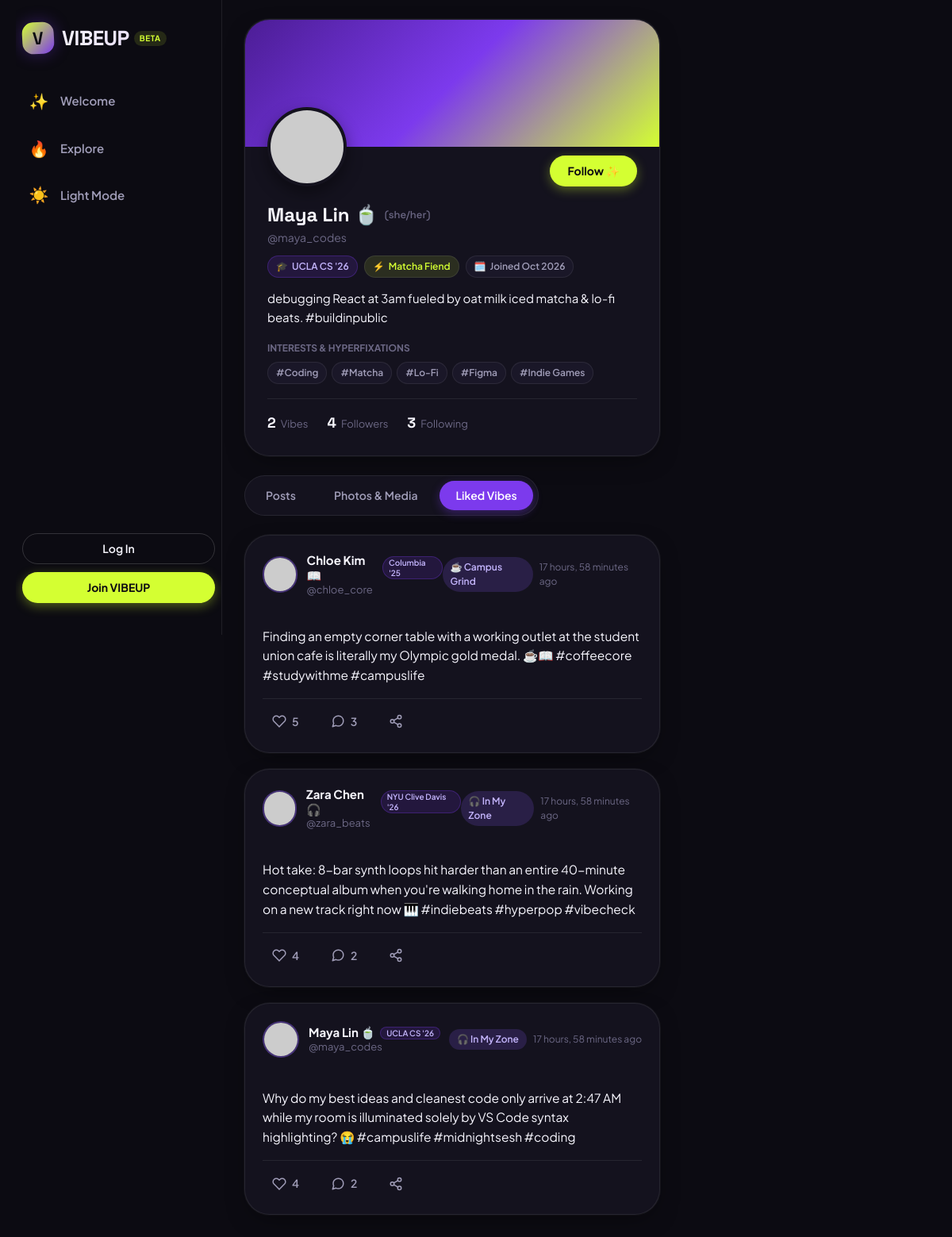
/profile/maya_codes/?tab=likes, run on the app's committed database.
### core/models.py (models this page shows, shortened)
class Profile(models.Model):
    THEME_CHOICES = [
        ('dark', 'Dark Theme'),
        ('light', 'Light Theme'),
    ]
    user = models.OneToOneField(User, on_delete=models.CASCADE, related_name='profile')
    display_name = models.CharField(max_length=60, blank=True)
    avatar = models.ImageField(upload_to='avatars/', blank=True, null=True)
    bio = models.TextField(max_length=300, blank=True)
    pronouns = models.CharField(max_length=30, blank=True, default='')
    campus = models.CharField(max_length=100, blank=True, default='', help_text="e.g. NYU '26, UCLA Design")
    interests = models.CharField(max_length=250, blank=True, default='', help_text="Comma-separated interests")
    vibe_tag = models.CharField(max_length=50, blank=True, default='Vibe Architect')
    website = models.URLField(max_length=200, blank=True, default='')
    theme_preference = models.CharField(max_length=10, choices=THEME_CHOICES, default='dark')
    created_at = models.DateTimeField(auto_now_add=True)
    def get_display_name(self):
        return self.display_name.strip() if self.display_name else self.user.username
    def get_avatar_url(self):
        if self.avatar:
            try:
                return self.avatar.url
            except Exception:
                pass
        encoded = urllib.parse.quote(self.user.username)
        return f"https://api.dicebear.com/7.x/bottts-neutral/svg?seed={encoded}&backgroundColor=b6e3f4,c0aede,d1d4f9,ffd5dc,ffdfbf"
    def get_interests_list(self):
        if not self.interests:
            return []
        return [item.strip() for item in self.interests.split(',') if item.strip()]
    @property
    def posts_count(self):
        return self.user.posts.count()
    @property
    def followers_count(self):
        return self.user.follower_set.count()
    @property
    def following_count(self):
        return self.user.following_set.count()

class Post(models.Model):
    MOOD_CHOICES = [
        ('', '✨ No Mood Tag'),
        ('🎧 In My Zone', '🎧 In My Zone'),
        ('☕ Campus Grind', '☕ Campus Grind'),
        ('💀 Brain Rot', '💀 Brain Rot'),
        ('✨ Feeling Iconic', '✨ Feeling Iconic'),
        ('🌙 Midnight Musings', '🌙 Midnight Musings'),
        ('⚡ Unhinged Energy', '⚡ Unhinged Energy'),
        ('🍕 Late Night Craving', '🍕 Late Night Craving'),
        ('🎨 Creative Surge', '🎨 Creative Surge'),
    ]
    author = models.ForeignKey(User, on_delete=models.CASCADE, related_name='posts')
    content = models.TextField(max_length=1000)
    image = models.ImageField(upload_to='posts/', blank=True, null=True)
    mood = models.CharField(max_length=50, choices=MOOD_CHOICES, blank=True, default='')
    created_at = models.DateTimeField(auto_now_add=True, db_index=True)
    updated_at = models.DateTimeField(auto_now=True)
    class Meta:
        ordering = ['-created_at']
    @property
    def likes_count(self):
        return self.likes.count()
    @property
    def comments_count(self):
        return self.comments.count()

### core/views.py (the view)
def profile_view(request, username):
    target_user = get_object_or_404(User.objects.select_related('profile'), username=username)
    profile = target_user.profile
    tab = request.GET.get('tab', 'posts')  # 'posts', 'likes', 'media'
    if tab == 'likes':
        liked_post_ids = target_user.likes.values_list('post_id', flat=True)
        posts_qs = Post.objects.filter(id__in=liked_post_ids).select_related('author', 'author__profile')
    elif tab == 'media':
        posts_qs = target_user.posts.filter(image__isnull=False).exclude(image='').select_related('author', 'author__profile')
    else:
        posts_qs = target_user.posts.select_related('author', 'author__profile')
    paginator = Paginator(posts_qs, 9)
    page_number = request.GET.get('page', 1)
    posts = paginator.get_page(page_number)
    is_following = False
    if request.user.is_authenticated:
        is_following = profile.is_followed_by(request.user)
        user_liked_post_ids = set(Like.objects.filter(user=request.user, post__in=posts).values_list('post_id', flat=True))
        for p in posts:
            p.has_liked = p.id in user_liked_post_ids
    context = {
        'target_user': target_user,
        'profile': profile,
        'posts': posts,
        'tab': tab,
        'is_following': is_following,
        'is_self': request.user == target_user,
    }
    return render(request, 'profile/profile.html', context)

### core/context_processors.py (called while the page is built, shortened)
def vibeup_context(request):
    context = {
        'APP_NAME': 'VIBEUP',
        'APP_TAGLINE': 'Your people. Your chaos. Your corner of the internet.',
        'unread_notifications_count': 0,
        'user_theme': 'dark',
    }
    return context

### templates/profile/profile.html (shortened to what this page needs)
{% extends 'base.html' %}
{% load static %}
{% block content %}
<div class="profile-hero">
  <div class="profile-banner"></div>
  <div class="profile-body">
    <div class="profile-avatar-row">
      <img src="{{ profile.get_avatar_url }}" alt="{{ target_user.username }}" class="profile-avatar-lg">
      <div class="profile-action-btns">
        {% if is_self %}
          <a href="{% url 'settings' %}" class="btn-pill-outline">
            ⚙️ Edit Vibe
          </a>
        {% else %}
          {% if user.is_authenticated %}
            <button type="button" class="btn-follow btn-pill-primary {% if is_following %}following{% endif %}" data-username="{{ target_user.username }}">
              <span class="follow-text">{% if is_following %}Following{% else %}Follow ✨{% endif %}</span>
            </button>
          {% else %}
            <a href="{% url 'login' %}?next={{ request.path }}" class="btn-pill-primary">
              Follow ✨
            </a>
          {% endif %}
        {% endif %}
      </div>
    </div>
    <div class="profile-names">
      <h1 class="profile-display-name">
        <span>{{ profile.get_display_name }}</span>
        {% if profile.pronouns %}
          <span style="font-size: 13px; font-weight: 500; color: var(--text-muted);">({{ profile.pronouns }})</span>
        {% endif %}
      </h1>
      <div class="profile-username">@{{ target_user.username }}</div>
    </div>
    <div class="profile-badges-row">
      {% if profile.campus %}
        <span class="badge-tag campus-tag">
          <span>🎓</span>
          <span>{{ profile.campus }}</span>
        </span>
      {% endif %}
      {% if profile.vibe_tag %}
        <span class="badge-tag" style="background: rgba(212, 255, 50, 0.12); color: var(--brand-lime);">
          <span>⚡</span>
          <span>{{ profile.vibe_tag }}</span>
        </span>
      {% endif %}
      <span class="badge-tag">
        <span>🗓️</span>
        <span>Joined {{ target_user.date_joined|date:'M Y' }}</span>
      </span>
    </div>
    {% if profile.bio %}
      <p class="profile-bio">{{ profile.bio|linebreaksbr }}</p>
    {% else %}
      <p class="profile-bio" style="color: var(--text-muted); font-style: italic;">Living life offline or too mysterious to write a bio.</p>
    {% endif %}
    {% if profile.get_interests_list %}
      <div style="margin-bottom: 18px;">
        <div style="font-size: 12px; font-weight: 700; color: var(--text-muted); text-transform: uppercase; margin-bottom: 8px;">
          Interests & Hyperfixations
        </div>
        <div style="display: flex; flex-wrap: wrap; gap: 6px;">
          {% for interest in profile.get_interests_list %}
            <a href="{% url 'explore' %}?q={{ interest|urlencode }}" class="badge-tag" style="cursor: pointer;">
              #{{ interest }}
            </a>
          {% endfor %}
        </div>
      </div>
    {% endif %}
    <div class="profile-stats-row">
      <div class="profile-stat-item">
        <span class="stat-number">{{ profile.posts_count }}</span>
        <span class="stat-label">Vibes</span>
      </div>
      <div class="profile-stat-item" data-modal-target="usersModal" data-fetch-url="{% url 'user_followers' target_user.username %}" title="View followers">
        <span class="stat-number followers-count-num">{{ profile.followers_count }}</span>
        <span class="stat-label">Followers</span>
      </div>
      <div class="profile-stat-item" data-modal-target="usersModal" data-fetch-url="{% url 'user_following' target_user.username %}" title="View following">
        <span class="stat-number">{{ profile.following_count }}</span>
        <span class="stat-label">Following</span>
      </div>
    </div>
  </div>
</div>
<div class="feed-tabs" style="margin-bottom: 24px;">
  <a href="{% url 'profile' target_user.username %}?tab=posts" class="feed-tab {% if tab == 'posts' %}active{% endif %}">
    <span>Posts</span>
  </a>
  <a href="{% url 'profile' target_user.username %}?tab=media" class="feed-tab {% if tab == 'media' %}active{% endif %}">
    <span>Photos & Media</span>
  </a>
  <a href="{% url 'profile' target_user.username %}?tab=likes" class="feed-tab {% if tab == 'likes' %}active{% endif %}">
    <span>Liked Vibes</span>
  </a>
</div>
<div class="posts-stream">
  {% if posts %}
    {% for post in posts %}
      {% include 'includes/post_card.html' with post=post %}
    {% endfor %}
  {% endif %}
</div>
{% endblock %}

### templates/base.html (shortened to what this page needs)
{% load static %}
<!DOCTYPE html>
<html lang="en" data-theme="{{ user_theme|default:'dark' }}">
<head>
  <link rel="stylesheet" href="{% static 'css/style.css' %}">
</head>
<body class="{% block body_class %}{% endblock %}">
  <div class="app-container">
    {% if not hide_sidebar %}
    <aside class="sidebar">
      <div class="brand-wrapper">
        <a href="{% if user.is_authenticated %}{% url 'home' %}{% else %}{% url 'landing' %}{% endif %}" style="display: flex; align-items: center; gap: 10px;">
          <div class="brand-logo-icon">V</div>
          <div>
            <div style="display: flex; align-items: center; gap: 6px;">
              <span class="brand-title">VIBEUP</span>
              <span class="brand-badge">Beta</span>
            </div>
          </div>
        </a>
      </div>
      <nav class="nav-menu">
        {% if user.is_authenticated %}
          <li class="nav-item {% if request.resolver_match.url_name == 'home' %}active{% endif %}">
            <a href="{% url 'home' %}">
              <span class="nav-icon">⚡</span>
              <span>Home Feed</span>
            </a>
          </li>
        {% else %}
          <li class="nav-item {% if request.resolver_match.url_name == 'landing' %}active{% endif %}">
            <a href="{% url 'landing' %}">
              <span class="nav-icon">✨</span>
              <span>Welcome</span>
            </a>
          </li>
        {% endif %}
        <li class="nav-item {% if request.resolver_match.url_name == 'explore' %}active{% endif %}">
          <a href="{% url 'explore' %}">
            <span class="nav-icon">🔥</span>
            <span>Explore</span>
          </a>
        </li>
        <li class="nav-item">
          <button type="button" class="theme-toggle-btn" aria-label="Toggle Light and Dark Theme">
            <span class="nav-icon theme-icon">🌙</span>
            <span class="theme-label">Switch Theme</span>
          </button>
        </li>
      </nav>
      {% if user.is_authenticated %}
        <a href="{% url 'create_post' %}" class="sidebar-cta-btn">
          <span>✨</span>
          <span>Drop a Vibe</span>
        </a>
        <div class="sidebar-user-card">
          <a href="{% url 'profile' user.username %}" style="display: flex; align-items: center; gap: 12px; flex: 1; min-width: 0;">
            <img src="{{ user.profile.get_avatar_url }}" alt="{{ user.username }}" class="user-avatar-sm">
            <div class="user-meta-sm">
              <div class="user-meta-name">{{ user.profile.get_display_name }}</div>
              <div class="user-meta-handle">@{{ user.username }}</div>
            </div>
          </a>
          <a href="{% url 'logout' %}" title="Log out" style="color: var(--text-muted); font-size: 16px; padding: 4px;">
            🚪
          </a>
        </div>
      {% else %}
        <div style="padding: 16px 8px; display: flex; flex-direction: column; gap: 10px;">
          <a href="{% url 'login' %}" class="btn-pill-outline" style="text-align: center;">Log In</a>
          <a href="{% url 'signup' %}" class="btn-pill-primary" style="text-align: center;">Join VIBEUP</a>
        </div>
      {% endif %}
    </aside>
    {% endif %}
    <main class="main-content">
      {% block content %}{% endblock %}
    </main>
  </div>
</body>
</html>

### templates/includes/post_card.html (shortened to what this page needs)
<article class="post-card" id="post-card-{{ post.id }}">
  <div class="post-header">
    <div class="post-author-info">
      <a href="{% url 'profile' post.author.username %}">
        <img src="{{ post.author.profile.get_avatar_url }}" alt="{{ post.author.username }}" class="post-avatar">
      </a>
      <div class="post-author-names">
        <div class="post-author-name">
          <a href="{% url 'profile' post.author.username %}">{{ post.author.profile.get_display_name }}</a>
          {% if post.author.profile.campus %}
            <span class="badge-tag campus-tag" style="font-size: 10px; padding: 1px 7px;">{{ post.author.profile.campus }}</span>
          {% endif %}
        </div>
        <div class="post-author-handle">
          <a href="{% url 'profile' post.author.username %}">@{{ post.author.username }}</a>
        </div>
      </div>
    </div>
    <div class="post-header-badges">
      {% if post.mood %}
        <span class="mood-badge">{{ post.mood }}</span>
      {% endif %}
      <span class="timestamp" title="{{ post.created_at|date:'M d, Y H:i' }}">{{ post.created_at|timesince }} ago</span>
    </div>
  </div>
  <div class="post-content">
    {{ post.content|linebreaksbr }}
  </div>
  <div class="post-actions">
    <div class="action-btn-group">
      {% if user.is_authenticated %}
        <button type="button" class="action-btn btn-like {% if post.has_liked %}liked{% endif %}" data-post-id="{{ post.id }}" aria-label="Like post">
          <svg viewBox="0 0 24 24" fill="none" stroke="currentColor" stroke-width="2" stroke-linecap="round" stroke-linejoin="round">
            <path d="M20.84 4.61a5.5 5.5 0 0 0-7.78 0L12 5.67l-1.06-1.06a5.5 5.5 0 0 0-7.78 7.78l1.06 1.06L12 21.23l7.78-7.78 1.06-1.06a5.5 5.5 0 0 0 0-7.78z"></path>
          </svg>
          <span class="like-count">{{ post.likes_count }}</span>
        </button>
      {% else %}
        <a href="{% url 'login' %}" class="action-btn" aria-label="Log in to like">
          <svg viewBox="0 0 24 24" fill="none" stroke="currentColor" stroke-width="2">
            <path d="M20.84 4.61a5.5 5.5 0 0 0-7.78 0L12 5.67l-1.06-1.06a5.5 5.5 0 0 0-7.78 7.78l1.06 1.06L12 21.23l7.78-7.78 1.06-1.06a5.5 5.5 0 0 0 0-7.78z"></path>
          </svg>
          <span class="like-count">{{ post.likes_count }}</span>
        </a>
      {% endif %}
      <a href="{% url 'post_detail' post.id %}" class="action-btn" aria-label="Comments">
        <span class="post-comments-count-{{ post.id }}">{{ post.comments_count }}</span>
      </a>
      <button type="button" class="action-btn btn-share" data-post-url="{% url 'post_detail' post.id %}" aria-label="Share post" title="Copy link to vibe">
      </button>
    </div>
  </div>
</article>

### data on the page
Profile: get_display_name "Maya Lin 🍵", pronouns "she/her", campus "UCLA CS '26", vibe_tag "Matcha Fiend", bio "debugging React at 3am fueled by oat milk iced matcha & lo-fi beats. #buildinpublic", posts_count "2", followers_count "4", following_count "3"
Post: author.profile.get_display_name "Chloe Kim 📖", author.profile.campus "Columbia '25", author.username "chloe_core", mood "☕ Campus Grind", created_at "17 hours, 58 minutes", content "Finding an empty corner table with a working outlet at the student union cafe is literally my Olympic gold medal. ☕📖 #coffeecore #studywithme #campuslife", likes_count "5", comments_count "3"
Post: author.profile.get_display_name "Zara Chen 🎧", author.profile.campus "NYU Clive Davis '26", author.username "zara_beats", mood "🎧 In My Zone", created_at "17 hours, 58 minutes", content "Hot take: 8-bar synth loops hit harder than an entire 40-minute conceptual album when you're walking home in the rain. Working on a new track right now 🎹 #indiebeats #hyperpop #vibecheck", likes_count "4", comments_count "2"
Post: author.profile.get_display_name "Maya Lin 🍵", author.profile.campus "UCLA CS '26", author.username "maya_codes", mood "🎧 In My Zone", created_at "17 hours, 58 minutes", content "Why do my best ideas and cleanest code only arrive at 2:47 AM while my room is illuminated solely by VS Code syntax highlighting? 😭 #campuslife #midnightsesh #coding", likes_count "4", comments_count "2"

### other printed values
{{ target_user.username }} "maya_codes"
{{ target_user.date_joined|date:'M Y' }} "Oct 2026"
{{ interest }} "Coding" "Matcha" "Lo-Fi" "Figma" "Indie Games"
